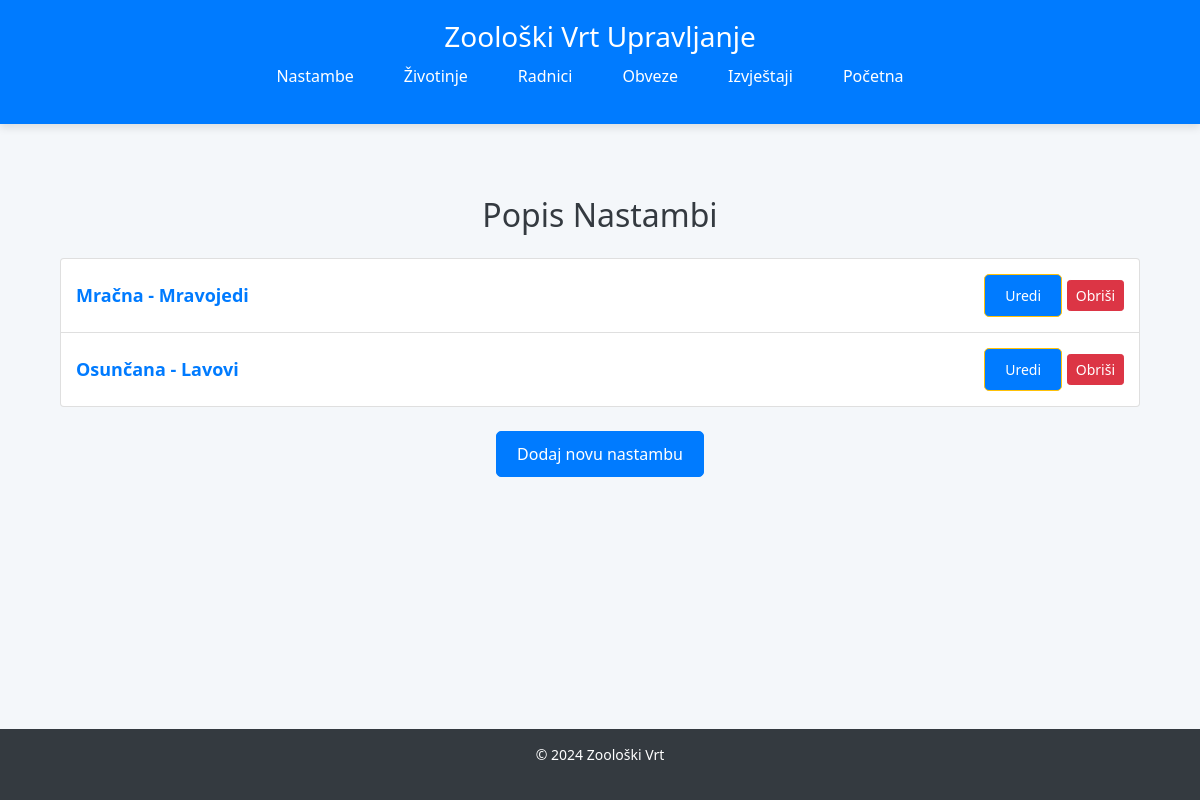
/zooloski/nastambe/, run on an earlier commit of the app's database.
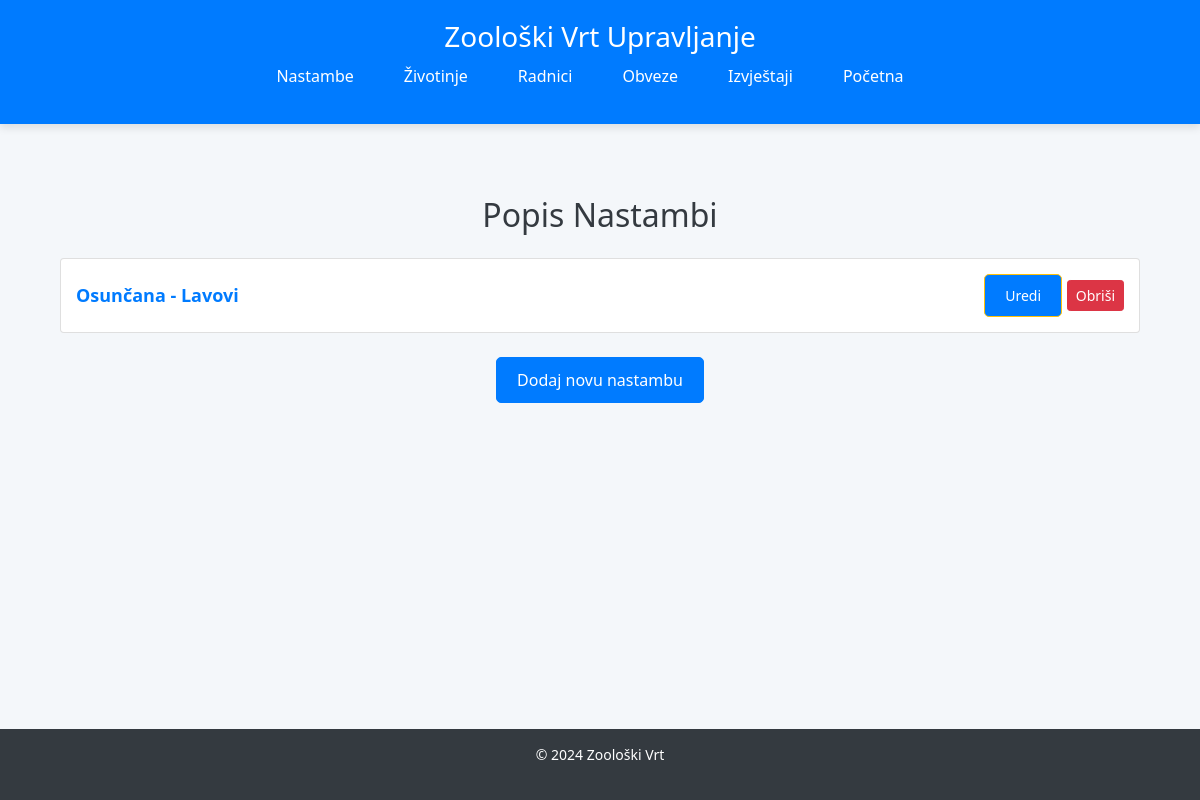
And on a later commit of the database.
### Zooloski/models.py (models this page shows, shortened)
class Nastamba(models.Model):
    class Meta:
        verbose_name = "Nastamba"
        verbose_name_plural = "Nastambe"
    BROJ_CHOICES = [
        ('Mračna', 'Mračna'),
        ('Grijana', 'Grijana'),
        ('Osunčana', 'Osunčana'),
    ]
    id = models.AutoField(primary_key=True)
    vrsta = models.CharField(max_length=50, choices=BROJ_CHOICES)
    ime = models.CharField(max_length=100, blank=True, null=True)  # Opcionalno
    centralna_tocka_lat = models.FloatField()  # Latitude kao decimalna vrijednost
    centralna_tocka_lng = models.FloatField()  # Longitude kao decimalna vrijednost
    opis = models.TextField(blank=True, null=True)  # Možeš koristiti opisni tekst umjesto geometrije
    biljke = models.TextField(blank=True, null=True)
    stabla = models.TextField(blank=True, null=True)
    sekundarne_zivotinje = models.TextField(blank=True, null=True)
    evidencija_prisutnosti = models.BooleanField(default=False)  # Prisutnost slučajno/namjerno
    je_aktivna = models.BooleanField(default=True)

### Zooloski/views.py (the view)
# urls.py: path('nastambe/', views.nastamba_list, name='nastamba_list'),  # Prikaz svih nastambi
def nastamba_list(request):
    nastambe = Nastamba.objects.filter(je_aktivna=True)  # Prikaz samo aktivnih nastambi
    return render(request, 'nastamba_list.html', {'nastambe': nastambe})

### Zooloski/templates/nastamba_list.html (shortened to what this page needs)
{% extends 'base.html' %}
{% block content %}
<div class="container mt-5">
    <h2 class="text-center mb-4">Popis Nastambi</h2>
    <ul class="list-group">
        {% for nastamba in nastambe %}
        <li class="list-group-item d-flex justify-content-between align-items-center">
                <span>
                    <a href="{% url 'nastamba_detail' nastamba.id %}" class="nastamba-link">
                        {{ nastamba.vrsta }} - {{ nastamba.ime }}
                    </a>
                </span>
                <span>
                    <a href="{% url 'nastamba_update' nastamba.id %}" class="btn btn-warning btn-sm">Uredi</a>
                    <form method="POST" action="{% url 'nastamba_delete' nastamba.id %}" style="display:inline;">
                        <button type="submit" class="btn btn-danger btn-sm">Obriši</button>
                    </form>
                </span>
        </li>
        {% endfor %}
    </ul>
    <div class="text-center mt-4">
        <a href="{% url 'nastamba_create' %}" class="btn btn-primary">Dodaj novu nastambu</a>
    </div>
</div>
{% endblock %}

What changed in the data, as far as the page shows it:
removed Nastamba: vrsta "Mračna", ime "Mravojedi"
